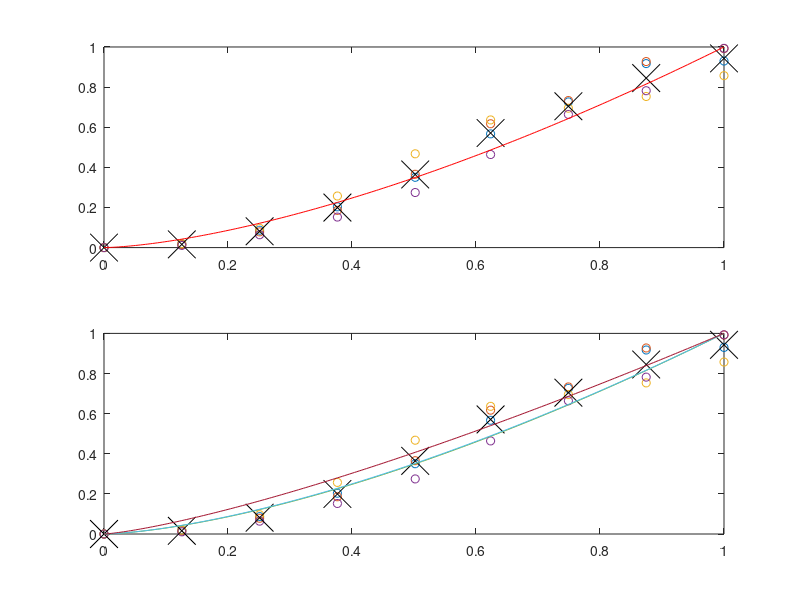

Write the MATLAB code that produced this figure.
function results20100205_3tprojector;

x = round([0:8]'./8*255);

y = [1.1  1.1 1.1 1.1;...
    1.39 3.19 1.25 2.84;...
    2.46 12 1.84 11.4;...
    4.29 26.9 3.08 25.6;...
    6.6 51.9 4.7 45.3;...
    10 86.9 6.0 75.8;...
    12.5 103 6.45 108;...
    15.5 130 6.9 127;...
    15.7 139 7.7 161];

normfac = y(end,:);

y = y - (ones(size(y,1),1)*y(1,:));
y2 = y ./ (ones(size(y,1),1)*normfac);
x2 = x./max(x);

gamma = zeros(4,1); % 4th = mean
for n=1:3,
    gamma(n) = fminsearch(@(f) myfit(f,x2,y2(:,n)),2);
end;
gamma(4) = fminsearch(@(f) myfit(f,x2,mean(y2,2)),2);
gamma
    
figure(1);clf;
X = [0:255]'./255;
subplot(2,1,1);
plot(x2,y2,'o');hold on;
plot(x2,mean(y2,2),'kx','MarkerSize',20);hold on;
plot(X,X.^(1./gamma(4)),'r-');
subplot(2,1,2);
plot(x2,y2,'o');hold on;
plot(x2,mean(y2,2),'kx','MarkerSize',20);hold on;
plot(X,[X.^(1./gamma(1)) X.^(1./gamma(2)) X.^(1./gamma(3)) ],'-');

% save gamma
g     = gamma(1:3); % mean gamma
gamma = ([0:255]'./255) * [1 1 1];
gamma = gamma.^(ones(size(gamma,1),1)*g');
gammaTable = round(gamma.*255);
save('gamma.mat','gamma','gammaTable');

% 
% for n=1:3,
%     gamma = fminsearch(@(f) ComputeGammaExtP(f,y2(:,n)),[2; 0])
% end;
% gamma(4) = fminsearch(@(f) myfit(f,x2,mean(y2,2)),2);
% gamma
%     
% figure(1);clf;
% subplot(2,1,1);plot(x2,y2,'o',x2,x2.^(1./gamma(4)),'r-');
% subplot(2,1,2);plot(x2,y2,'o');
% hold on;
% plot(x2,[x2.^(1./gamma(1)) x2.^(1./gamma(2)) x2.^(1./gamma(3)) ],'-');
% 



% pval = 4;
% for n=1:3,
%     p(n,:)=polyfit(x2,y2(:,n),pval);
% end;
% p(4,:)=polyfit(x2,mean(y2,2),pval);
% 
% 
% pval = 3;
% for n=1:3,
%     pinv(n,:)=polyfit(y2(:,n),x2,pval);
% end;
% pinv
% p=pinv
% 
% figure(2);clf;
% xall = [0:255]./255;
% %subplot(2,1,1);plot(x2,y2,'o',xall,polyval(p(4,:),xall),'r-');
% plot(y2,x2,'o');
% hold on;
% plot(xall,[polyval(p(1,:),xall)' polyval(p(2,:),xall)' polyval(p(3,:),xall)'],'-');
% 
% pval = 4;
% for n=1:3,
%     pinv(n,:)=polyfit(y2(:,n),x2,pval);
% end;
% pinv
% 




%-------
function e=myfit(g,x,y);


w=sin(x*pi)*.9+.1;
e=sqrt(mean(w.*((x - (y.^g)).^2)));